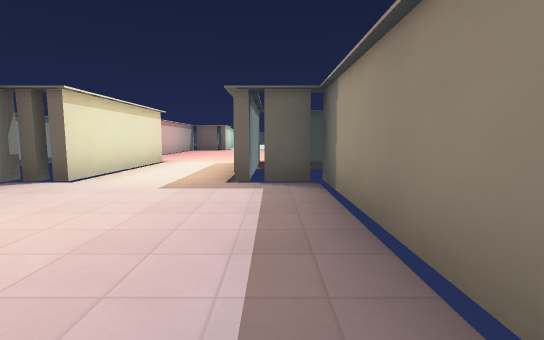
View 1 (above)

19 first-person views from a walk through a 3-D level made in the Godot game engine. The camera is 1.4 m above the floor, tilts 6° down and sees 85° across. The floor is counted in squares, 2 m on a side. Each view is taken from the middle of a square. On the plan, view 1 faces up. The plan holds only what a view shows up to about 10 squares ahead; the rest is blank. The place goes on beyond the plan. Characters and animated objects are not drawn. Surface patterns are stand-ins for the level's own textures.

View 2
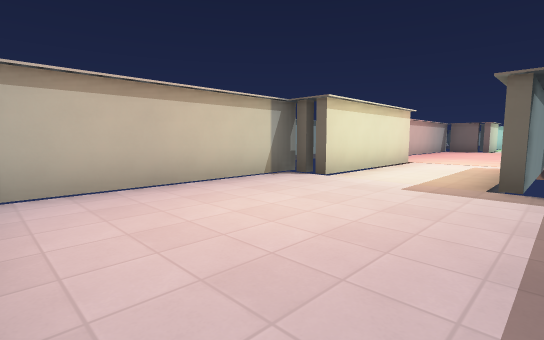

View 3
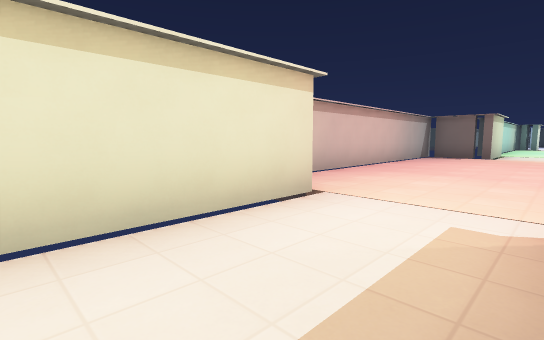

View 4
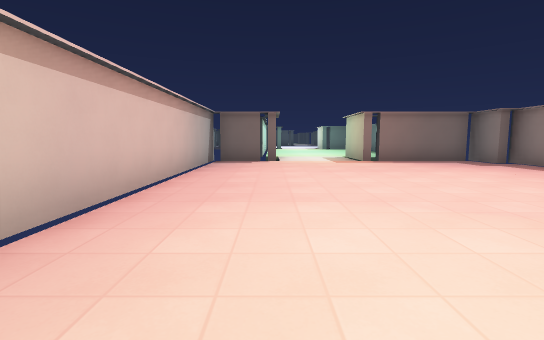

View 5
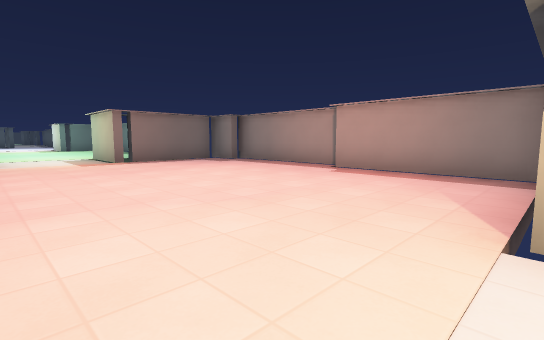

View 6
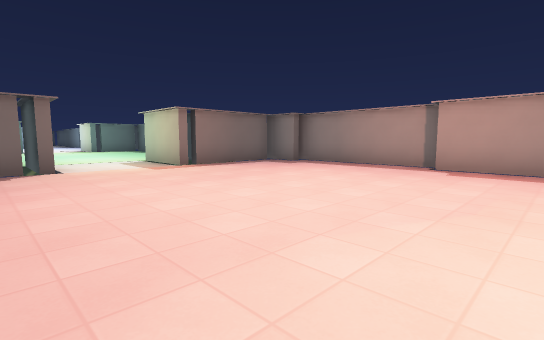

View 7
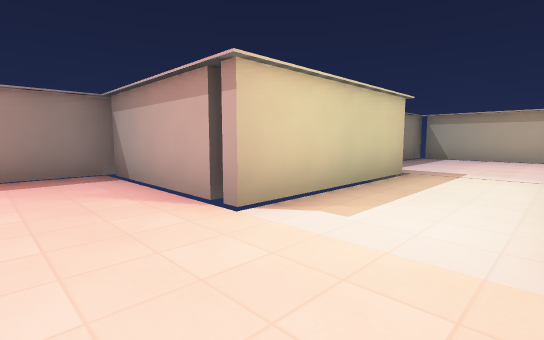

View 8
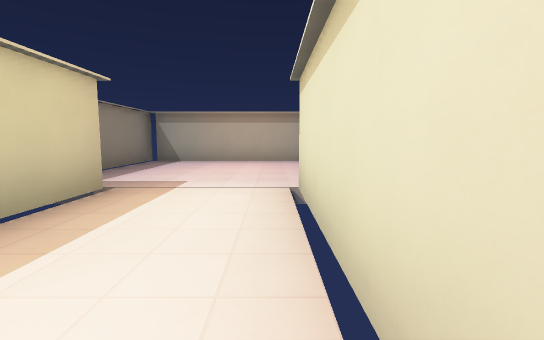

View 9
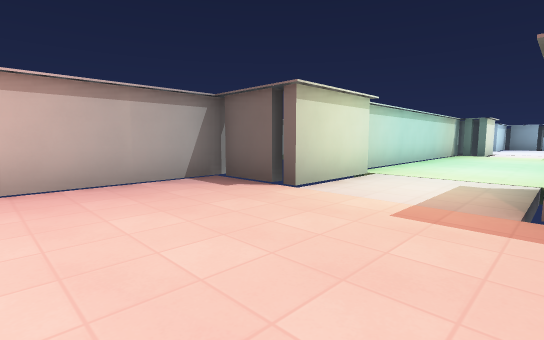

View 10
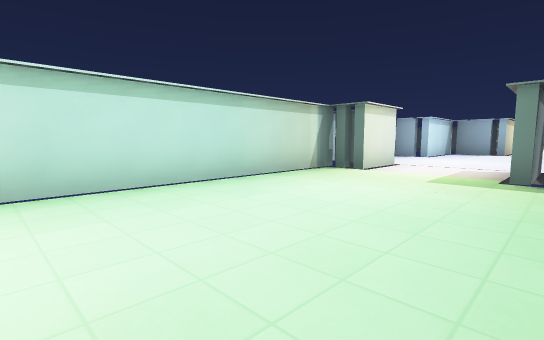

View 11
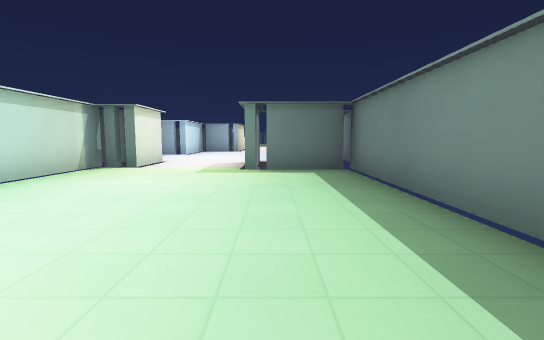

View 12
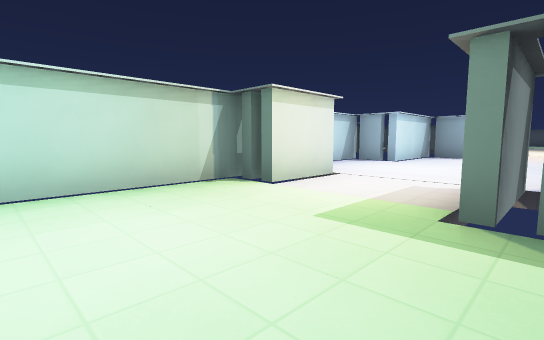

View 13
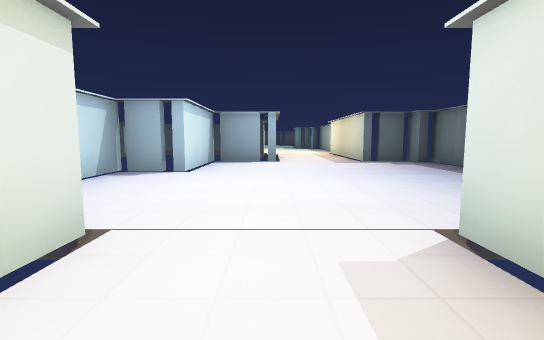

View 14
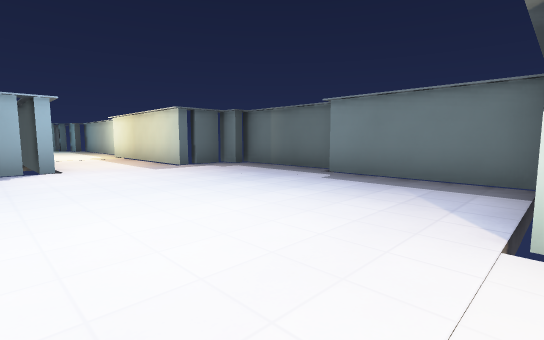

View 15
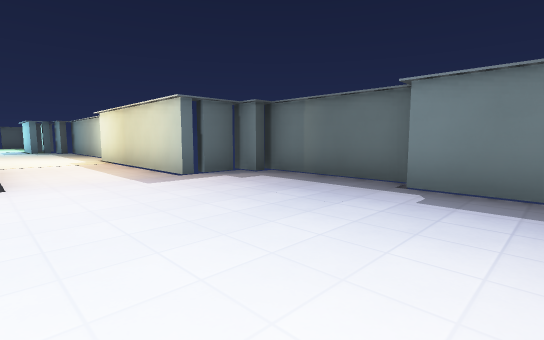

View 16
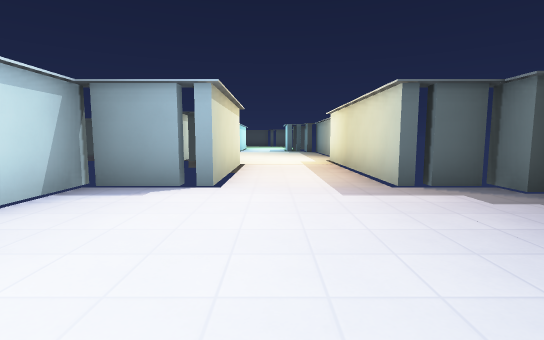

View 17
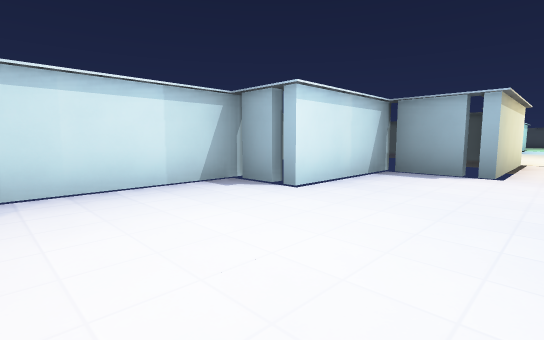

View 18
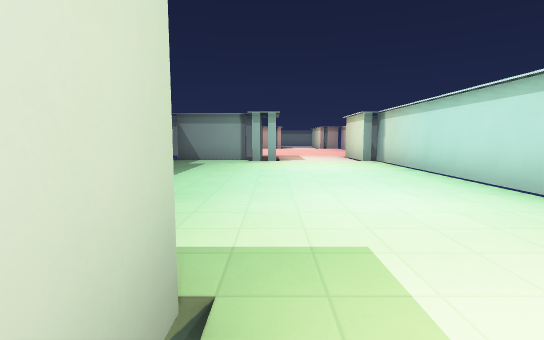

View 19
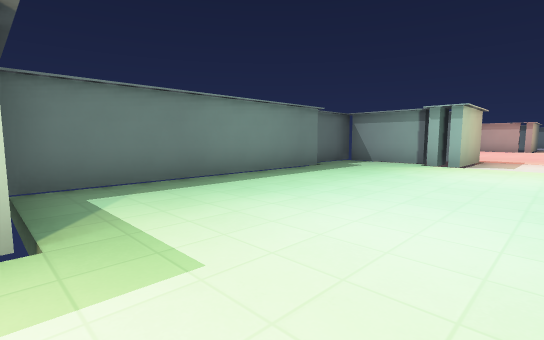

### Floor plan
Points are (right, up) in squares from view 1. A wall is a line through its corners. A room is listed if a view was taken in it or the views show most of it. See-through windows are left out.
Room 1 (views 1, 2, 3, 4, 5, 6, 7, 8, 9)
walls: (-3.4, 9.2) (-3.4, 4.9) (-4.4, 4.9) (-4.4, 0.1); (3.4, 9) (3.4, 13.1); (3.9, 13.2) (3.9, 17.6); (3.4, 17.4) (3.4, 18.6); (3.2, 18.4) (-0.1, 18.4) (-0.1, 20.6); (-4.9, 18.6) (-4.9, 10.9); (0.4, 19.8) (0.4, 20.6); (-2.9, 20.8) (-2.9, 18.4) (-4.6, 18.4); (0.9, -0.6) (0.9, 4.9) (-0.6, 4.9) (-0.6, 9.1) (3.1, 9.1); (-3.9, -0.4) (0.6, -0.4)
ways out: opening at (-1.5, 19.5) to room 2; gap at (-4, -1); gap at (3, 9)
Room 2 (views 10, 11, 12, 13, 14, 15, 16, 17, 18, 19)
walls: (-2.4, 31.2) (-2.4, 29.4) (-3.4, 29.4) (-3.4, 20.4); (3.4, 31) (3.4, 34.6); (3.9, 34.8) (3.9, 38.1); (3.4, 37.8) (3.4, 38.6); (3.2, 38.4) (1.9, 38.4) (1.9, 43.6); (-2.9, 38.8) (-2.9, 35.4) (-4.4, 35.4) (-4.4, 31.1); (2.9, 22.2) (2.9, 28.9) (0.4, 28.9) (0.4, 31.1); (-0.1, 20.6) (0.6, 20.6); (0.8, 20.1) (3.1, 20.1); (-0.9, 42.1) (-0.9, 38.4) (-2.6, 38.4); (3.4, 20.1) (3.4, 21.8); (-2.9, 44.1) (-2.9, 43.6)
ways out: opening at (-1.5, 19.5) to room 1; gap at (-4, 31); gap at (-4, 36); gap at (3, 31); gap at (3, 39)

Positions as (right, up) in squares from view 1, and headings:
1: (0, 0), facing up
2: (0, 0), facing up-left
3: (-1, 6), facing up-left
4: (-3, 9), facing up
5: (-3, 9), facing up-right
6: (-4, 11), facing up-right
7: (-3, 11), facing down-right
8: (-3, 9), facing down
9: (0, 15), facing up-left
10: (1, 23), facing up-left
11: (1, 22), facing up
12: (1, 26), facing up-left
13: (-1, 29), facing up
14: (-2, 31), facing up-right
15: (-1, 33), facing up-right
16: (0, 34), facing up
17: (0, 32), facing up-left
18: (0, 30), facing down
19: (-2, 29), facing down-right
